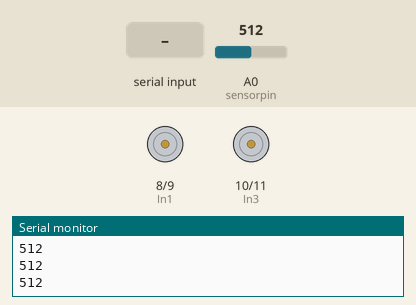
The sketch below on a simulated Arduino Uno, built with avr-gcc and run on an emulated ATmega328P. On the bench: motor-driver pin pairs drawn as motors (green arrow = first pin HIGH = forward, orange = second pin HIGH = backward, longer = more drive, scaled by the enable pin), the last lines printed to the serial monitor. The inputs (shaded band) are chosen by the test bench; at power-on: A0 (sensorpin) = 512.

Above: at 1.2 s.
1.3 s: "r" received over the second serial link
At 2.2 s:
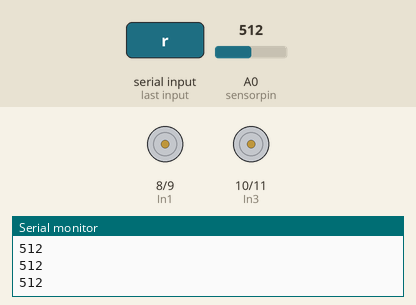
2.8 s: "a" received over the second serial link
At 3.4 s:
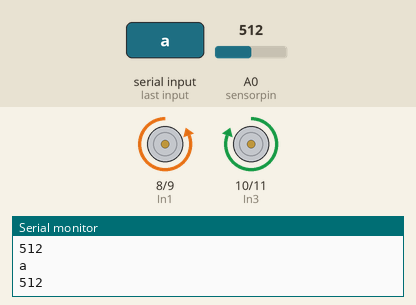
5.8 s: A0 (sensorpin) set to 484
At 7.7 s:
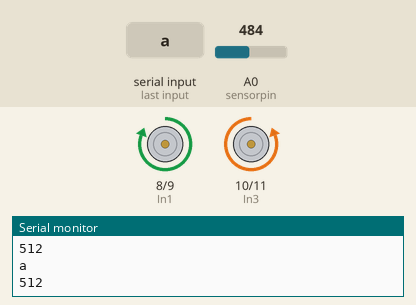
8.3 s: A0 (sensorpin) set to 510
At 11.1 s:
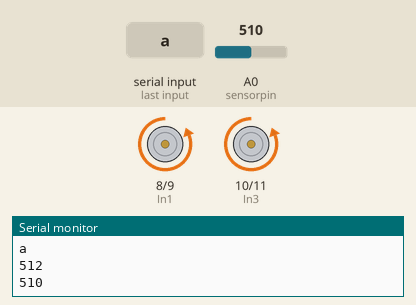
11.3 s: A0 (sensorpin) set to 490
At 12.7 s:
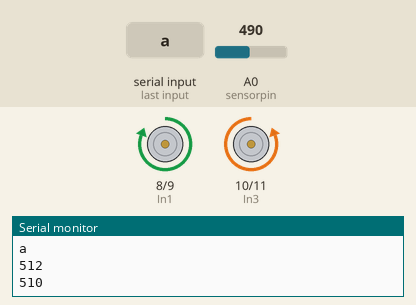
Timing chart, 0 to 14.3 s (numbered marks = the images above; inputs shaded):
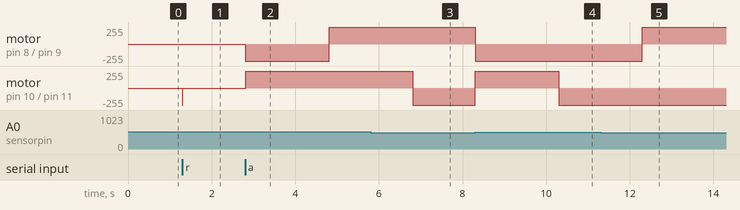

Measured:
- the behaviour switches between 501 and 500 on A0 (sensorpin) (found by bisection; images 2 and 3)
- after the input at 1.3 s, motor on pin 10 (In3) / pin 11 (In4): stopped → backward 255/255 at once, → stopped 0.01 s later
- after the input at 2.8 s, motor on pin 8 (In1) / pin 9 (In2): stopped → backward 255/255 at once, → forward 255/255 2.0 s later; motor on pin 10 (In3) / pin 11 (In4): stopped → forward 255/255 at once
- after the input at 5.8 s, motor on pin 8 (In1) / pin 9 (In2): stays forward 255/255 (without the input it goes to backward 255/255 after 1.0 s); motor on pin 10 (In3) / pin 11 (In4): forward 255/255 → backward 255/255 after 1.0 s
- after the input at 8.3 s, motor on pin 8 (In1) / pin 9 (In2): forward 255/255 → backward 255/255 at once; motor on pin 10 (In3) / pin 11 (In4): backward 255/255 → forward 255/255 at once, → backward 255/255 2.0 s later
- after the input at 11.3 s, motor on pin 8 (In1) / pin 9 (In2): backward 255/255 → forward 255/255 after 1.0 s instead of 3.0 s; motor on pin 10 (In3) / pin 11 (In4): stays backward 255/255 (without the input it goes to forward 255/255 after 1.0 s)

The sketch:

motor_control.ino
```cpp
#include <SoftwareSerial.h>
#include <math.h>


//bluetooth
SoftwareSerial hc06(2,3);// in the hc06 Tx=2, Rx=3 (meaning in arduino Tx=3, Rx=2)
char data_hc06;
String cmd;
int power = 255;


//Distance Sensor
int sensorpin = A0;
int distance = 0;
bool reading = false;
bool automatic = false;
int counter =0;


//Motor controler


int enA = 5;
int enB = 6;
int In1 = 8;
int In2 = 9;
int In3 = 10;
int In4 = 11;


void setup() {

  Serial.begin(9600);
  hc06.begin(57600);
  pinMode(enA, OUTPUT);
  pinMode(In1, OUTPUT);
  pinMode(In2, OUTPUT);
  pinMode(In3, OUTPUT);
  pinMode(In4, OUTPUT);

  digitalWrite(In1, LOW);
  digitalWrite(In2, LOW);
  digitalWrite(In3, LOW);
  digitalWrite(In4, LOW);
  analogWrite(enA, 0);
  analogWrite(enB, 0);

  cmd = "";

}

void loop(){

  if (automatic == false){
      distance = analogRead(sensorpin);

      if (distance > 500 ){
        analogWrite(enA, 0);
        Serial.println(distance);
        _stop();
      }

      while(hc06.available()>0){

              data_hc06 = hc06.read();
              //Serial.print("Data received: ");
              //Serial.println(data_hc06);

                  if(reading == false){

                        if (data_hc06 == 'p'){
                          Serial.println("p");
                          reading = true;
                          cmd ="";
                        }

                        else if ( data_hc06 == 'f'){
                          goForward(power);
                          Serial.println("f");
                        }

                        else if ( data_hc06 == 'b'){
                          goBackwards(power);
                          Serial.println("b");
                        }

                        else if ( data_hc06 == 's'){
                          _stop();
                          Serial.println("s");

                        }

                        else if ( data_hc06 == 'l'){
                          turnLeft(power);
                          Serial.println("l");
                        }

                        else if ( data_hc06 == 'r'){
                          turnRight(power);
                          Serial.println("r");
                        }
                        else if(data_hc06 == 'a'){
                          automatic = true;
                          Serial.println("a");
                        }

                    }

                    else if(reading == true){
                      Serial.print("reading");
                        if (data_hc06 == 'o'){
                          reading = false;

                          Serial.print("Data receiverd: ");
                          Serial.print("o");
                          power = cmd.toInt();
                          Serial.print(power);
                          goForward(power);
                          cmd="";
                        }

                        else {

                          Serial.println(data_hc06);
                          cmd = cmd+data_hc06;
                          Serial.println(cmd);
                        }


                    }

      }
  }

  else if(automatic == true){
    goForward(power);
      while(hc06.available()>0){

              data_hc06 = hc06.read();
             if (data_hc06 == 'c'){
              Serial.println("c");
                automatic = false;
                                          Serial.print("Data receiverd: ");
                          Serial.println(data_hc06);
                          goForward(power);

             }
      }


      distance = analogRead(sensorpin);
      if (distance > 500 ){
        analogWrite(enA, 0);
        Serial.println(distance);
        goBackwards(power);
        delay(2000);
        counter = counter + 1;


        if(pow(-1.0, counter) == 1.0){
          turnRight(power);
          delay(2000);
        }
        else if(pow(-1.0, counter) == -1.0){
          turnLeft(power);
          delay(2000);
        }


      }

  }


}


void goForward(int power){
      analogWrite(enA, power);
      analogWrite(enB, power);
      digitalWrite(In1, HIGH);
      digitalWrite(In2, LOW);
      digitalWrite(In3, LOW);
      digitalWrite(In4, HIGH);


}


void goBackwards(int power){
      analogWrite(enA, power);
      analogWrite(enB, power);
      digitalWrite(In1, LOW);
      digitalWrite(In2, HIGH);
      digitalWrite(In3, HIGH);
      digitalWrite(In4, LOW);
}


void turnRight(int power) {
      analogWrite(enA, power);
      analogWrite(enB, power);
      digitalWrite(In1, LOW);
      digitalWrite(In2, HIGH);
      digitalWrite(In3, LOW);
      digitalWrite(In4, HIGH);


}


void turnLeft(int power) {
      analogWrite(enA, power);
      analogWrite(enB, power);
      digitalWrite(In1, HIGH);
      digitalWrite(In2, LOW);
      digitalWrite(In3, HIGH);
      digitalWrite(In4, LOW);


}


void _stop(){
      analogWrite(enA, 0);
      analogWrite(enB, 0);
      digitalWrite(In1, LOW);
      digitalWrite(In2, LOW);
      digitalWrite(In3, LOW);
      digitalWrite(In4, LOW);
}
```
